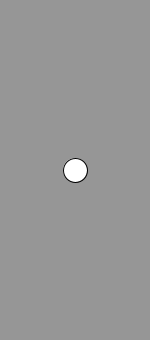
Frame 1 (no input)
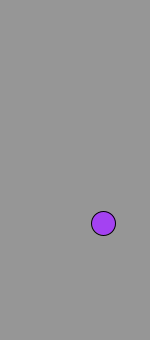
Frame 60 (the mouse pressed at the canvas centre just before this capture)
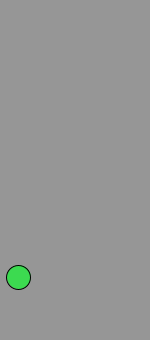
Frame 120 (the mouse held since frame 60 and released just before this capture)

The Processing sketch that drew these frames (run headless with seeded random() and noise(); from frame 60 on, the mouse is pressed at the canvas centre):

// Processing sketch: boolean_exp_improved
// ── boolean_exp_improved.pde
float circleX, circleW, circleY, xspeed = 1.7, yspeed = .9;

void setup() {
  size(150, 340);
  circleX = width / 2;
  circleY = height / 2;
  fill(255);
}

void draw() {
  float red, green, blue;
  background(150);

  circleW = 24;
  ellipse(circleX, circleY, circleW, circleW);

  circleX += xspeed;
  circleY += yspeed;
  if (circleX + circleW > width + circleW / 2  || circleX - circleW / 2 < 0)
  {
    red = random(255);
    green = random(255);
    blue = random(255);
    fill(red, green, blue);
    xspeed *= -1;
  }
  if (circleY + circleW > height + circleW / 2  || circleY - circleW / 2 < 0)
  {
    red = random(255);
    green = random(255);
    blue = random(255);
    fill(red, green, blue);
    yspeed *= -1;
  }
}
